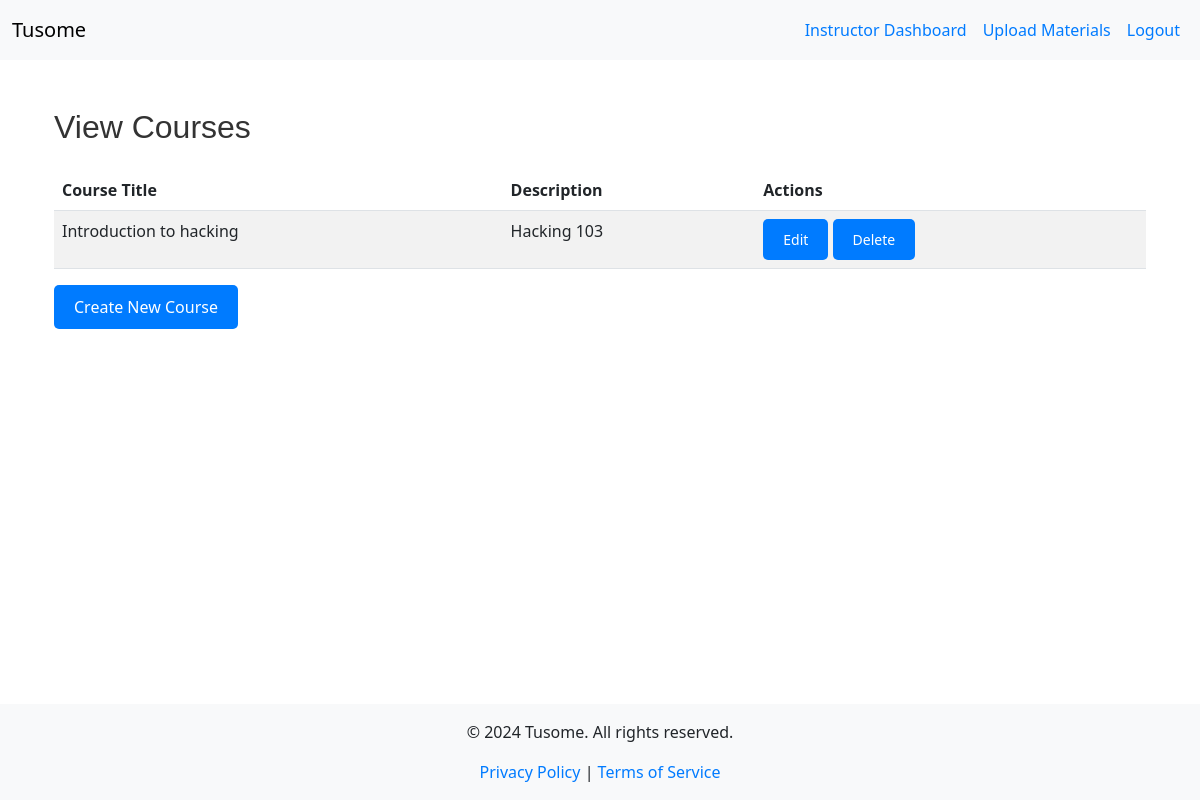
/instructor/view_courses (signed in), run on an earlier commit of the app's database.
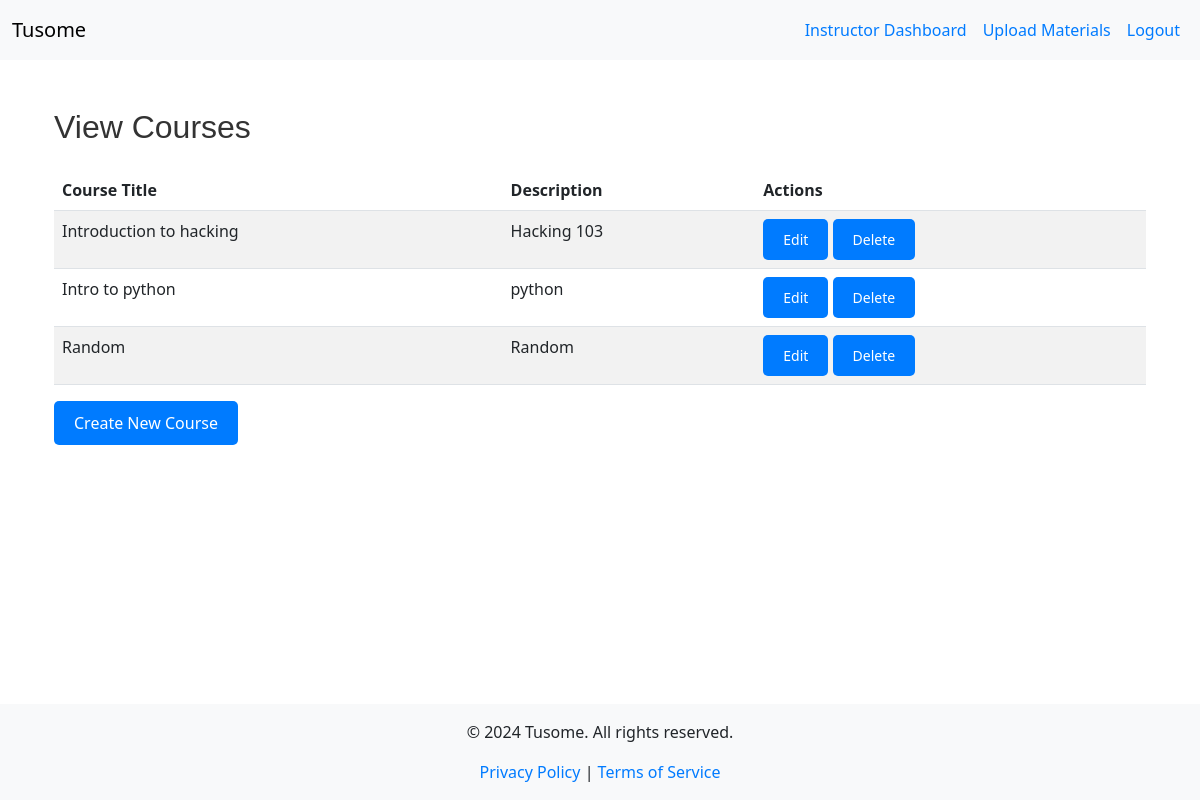
And on a later commit of the database.
### models.py (models this page shows)
class Course(db.Model):
    id = db.Column(db.Integer, primary_key=True)
    title = db.Column(db.String(200), nullable=False)
    description = db.Column(db.Text, nullable=False)
    is_featured = db.Column(db.Boolean, default=False)
    instructor_id = db.Column(db.Integer, db.ForeignKey('instructor.id'), nullable=False)
    instructor = db.relationship('Instructor', back_populates='courses')
    lessons = db.relationship('Lesson', back_populates='course', lazy=True)
    quizzes = db.relationship('Quiz', back_populates='course', lazy=True)
    materials = db.relationship('CourseMaterial', back_populates='course', lazy=True)
    enrollments = db.relationship('Enrollment', back_populates='course', lazy=True)
    submissions = db.relationship('Submission', back_populates='course', lazy=True)

### app.py (the view)
@app.route('/instructor/view_courses')
@role_required(RoleEnum.INSTRUCTOR)
def view_courses():
    instructor = current_user.instructor
    if not instructor:
        flash('Instructor profile not found.', 'danger')
        return redirect(url_for('index'))
    courses = instructor.courses  # Access the related courses
    return render_template('view_courses.html', courses=courses)

### app.py (called while the page is built)
@app.context_processor
def inject_current_year():
    return {'current_year': datetime.utcnow().year}

@login_manager.user_loader
def load_user(user_id):
    return User.query.get(int(user_id))

@app.context_processor
def inject_roleenum():
    return dict(RoleEnum=RoleEnum)

def role_required(role):
    def decorator(f):
        @wraps(f)
        @login_required  # Ensure the user is logged in
        def decorated_function(*args, **kwargs):
            if current_user.role != role:
                flash('Access denied.', 'danger')
                return redirect(url_for('index'))
            return f(*args, **kwargs)
        return decorated_function
    return decorator

### templates/view_courses.html (shortened to what this page needs)
{% extends "base.html" %}
{% block content %}
<div class="container">
    <h2 class="my-4">View Courses</h2>
    <table class="table table-striped">
        <thead>
            <tr>
                <th>Course Title</th>
                <th>Description</th>
                <th>Actions</th>
            </tr>
        </thead>
        <tbody>
            {% for course in courses %}
            <tr>
                <td>{{ course.title }}</td>
                <td>{{ course.description }}</td>
                <td>
                    <a href="{{ url_for('edit_course', course_id=course.id) }}" class="btn btn-warning btn-sm">Edit</a>
                    <a href="{{ url_for('delete_course', course_id=course.id) }}" class="btn btn-danger btn-sm">Delete</a>
                </td>
            </tr>
            {% endfor %}
        </tbody>
    </table>
    <a href="{{ url_for('create_course') }}" class="btn btn-primary">Create New Course</a>
</div>
{% endblock %}

What changed in the data, as far as the page shows it:
added Course: title "Intro to python", description "python"
added Course: title "Random", description "Random"
